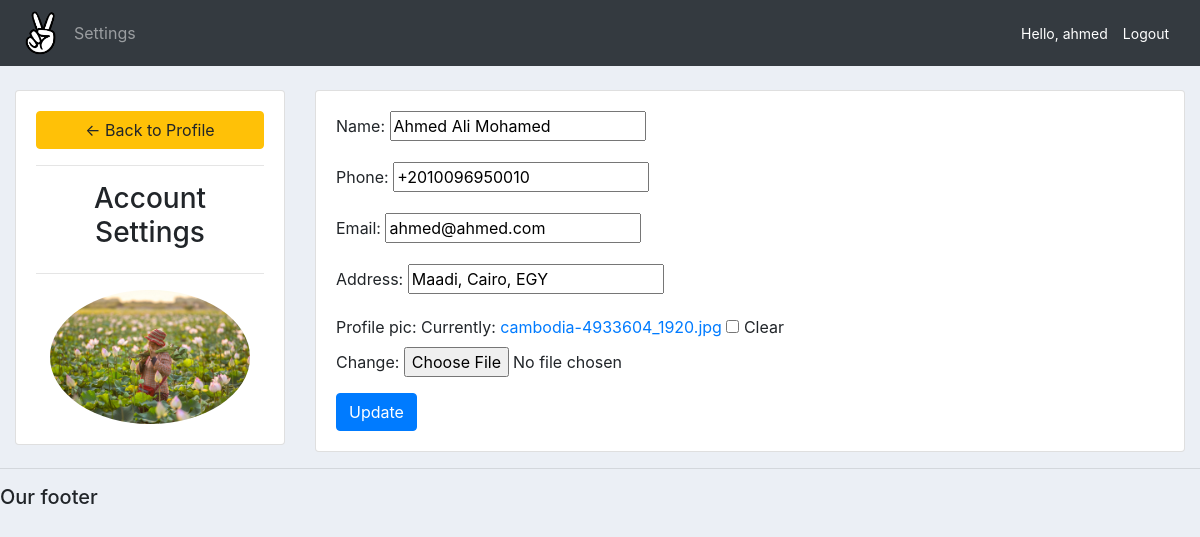
Screenshot of /account/ (signed in) with the database file from the repository.
### accounts/models.py (models this page shows, shortened)
class Customer(models.Model):
    user = models.OneToOneField(User, null=True, blank=True, on_delete=models.CASCADE)
    name = models.CharField(max_length=200,null=True)
    phone = models.CharField(max_length=200,null=True)
    email = models.CharField(max_length=200,null=True)
    address = models.CharField(max_length=200,null=True)
    profile_pic = models.ImageField(default="dprofile.png", null=True, blank=True)
    date_created = models.DateTimeField(auto_now_add=True,null=True)

### accounts/decorators.py (the view)
        def wrapper_func(request, *args, **kwargs):
            group = None
            if request.user.groups.exists():
                group = request.user.groups.all()[0].name
            if group in allowed_roles:
                return view_func(request, *args, **kwargs)
            else:
                return HttpResponse("You don't have permission to access this page")

### accounts/forms.py
class CustomerForm(ModelForm):
    class Meta:
        model = Customer
        fields = '__all__'
        exclude = ['user']

### accounts/views.py (called while the page is built)
@login_required(login_url='login')
@allowed_users(allowed_roles=['customer'])
def AccountSettings(request):
	customer = request.user.customer
	form = CustomerForm(instance=customer)
	if request.method == 'POST':
		form = CustomerForm(request.POST, request.FILES, instance=customer)
		if form.is_valid():
			form.save()
	context = {'form':form}
	return render(request, 'accounts/account_settings.html',context)

### accounts/templates/accounts/account_settings.html (shortened to what this page needs)
{%  extends 'accounts/main.html' %}
{% load static %}
{% block content %}
<br>
<div class="row">
	<div class="col-md-3">
		<div class="card card-body">
			<a class="btn btn-warning" href="{% url 'home' %}"> &#8592; Back to Profile</a>
			<hr>
			<h3 style="text-align: center">Account Settings</h3>
			<hr>
			<img class="profile-pic" src="{{request.user.customer.profile_pic.url}}" >
		</div>
	</div>
	<div class="col-md-9">
		<div class="card card-body">
			<form method="POST" action="" enctype="multipart/form-data">
				{{form.as_p}}
			<input class="btn btn-primary" type="submit" name="Update Information" value="Update">
			</form>
		</div>
	</div>
</div>
{% endblock %}

### accounts/templates/accounts/navbar.html (shortened to what this page needs)
{% load static %}
<nav class="navbar navbar-expand-lg navbar-dark bg-dark">
    <img src="{% static 'images/logo.png' %}" width="50" height="50" style="margin: 0; padding:0;">
    <div class="collapse navbar-collapse" id="navbarNav">
      <ul class="navbar-nav">
        {% if request.user.is_staff %}
        <li class="nav-item active">
          <a class="nav-link" href="{% url 'home' %}">Dashboard</a>
        </li>
        <li class="nav-item">
          <a class="nav-link" href="{% url 'products' %}">Products</a>
        </li>
        {% else %}
        <li class="nav-item">
          <a class="nav-link" href="{% url 'account' %}">Settings</a>
        </li>
        {% endif %}
      </ul>
    </div>
    <span class="hello-msg">Hello, {{ request.user }} </span>
    <span><a class="hello-msg" href="{% url 'logout' %}">Logout</a></span>
  </nav>

### static/css/main.css (style rules this page uses)
body { background-color: #ebeff5; }

### accounts/templates/accounts/navbar.html (style rules this page uses)
.hello-msg { font-size: 14px; color: #fff; margin-right: 15px; }

### accounts/templates/accounts/account_settings.html (style rules this page uses)
.profile-pic { max-width: 200px; max-height:200px; margin: 0 auto; border-radius: 50%; }

### rows the page displays
Customer: name "Ahmed Ali Mohamed", phone "+2010096950010", email "ahmed@ahmed.com", address "Maadi, Cairo, EGY"

### other values shown
{{ request.user }} "ahmed"
